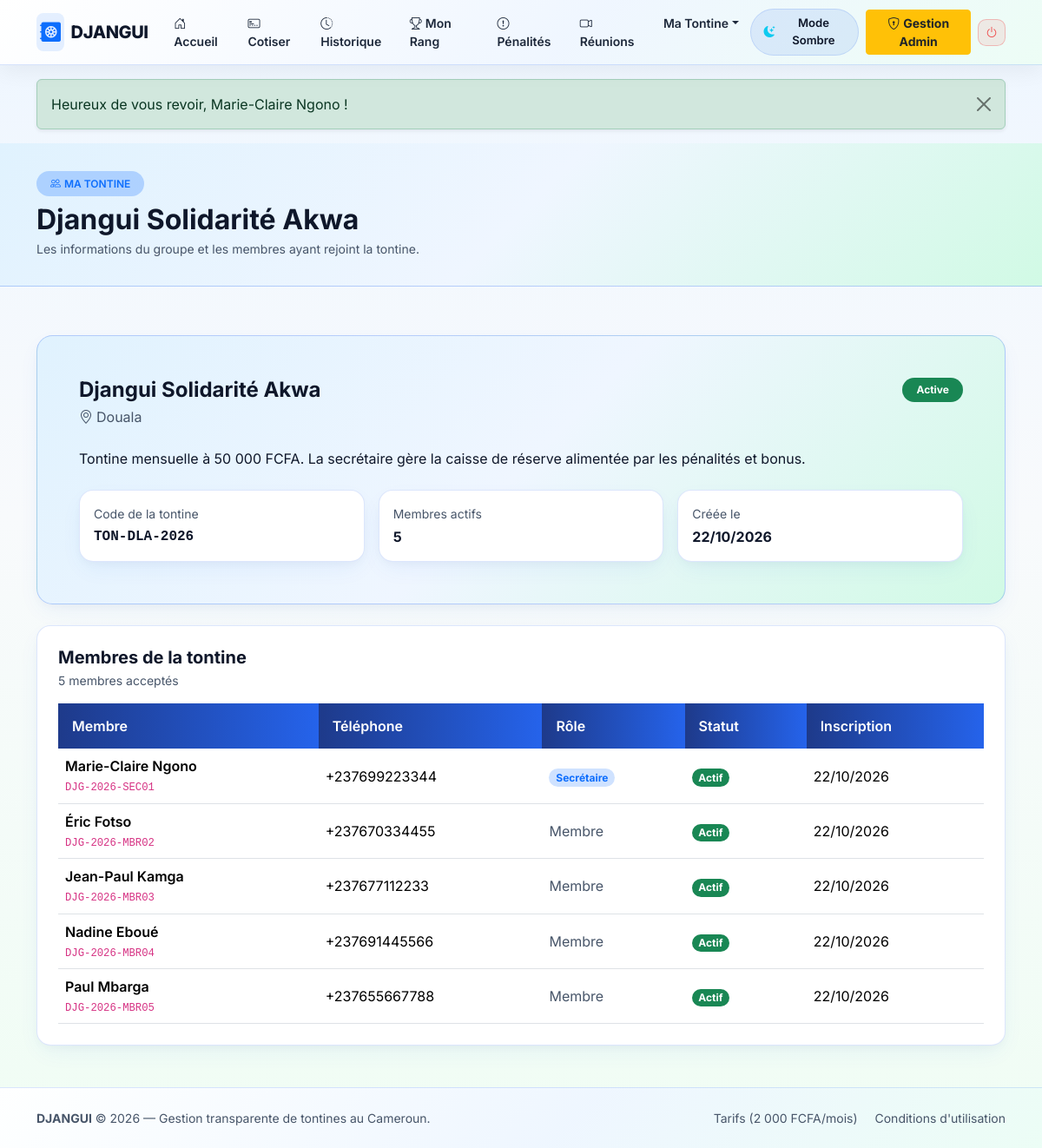
The page /member/tontine.php (signed in) on the database its author committed.
### tables this page shows
CREATE TABLE tontines (
    id INT UNSIGNED AUTO_INCREMENT PRIMARY KEY,
    code_tontine VARCHAR(20) NOT NULL,
    code_invitation VARCHAR(24) NOT NULL,
    nom VARCHAR(120) NOT NULL,
    description TEXT DEFAULT NULL,
    ville VARCHAR(80) NOT NULL DEFAULT 'Douala',
    devise CHAR(4) NOT NULL DEFAULT 'FCFA',
    solde_caisse_reserve DECIMAL(12,2) NOT NULL DEFAULT 0.00 COMMENT 'Caisse geree par l admin (penalites, bonus, reliquats)',
    statut ENUM('active', 'suspendue', 'fermee') NOT NULL DEFAULT 'active',
    date_debut_essai DATETIME NOT NULL,
    date_fin_essai DATETIME NOT NULL,
    statut_abonnement ENUM('essai', 'actif', 'expire') NOT NULL DEFAULT 'essai',
    abonnement_valide_jusqua DATETIME DEFAULT NULL,
    admin_id INT UNSIGNED NOT NULL COMMENT 'UNIQUE : 1 admin/secretaire ne gere qu une seule tontine',
    created_at DATETIME NOT NULL DEFAULT CURRENT_TIMESTAMP,
    updated_at DATETIME NOT NULL DEFAULT CURRENT_TIMESTAMP ON UPDATE CURRENT_TIMESTAMP,

    CONSTRAINT uq_tontines_code UNIQUE (code_tontine),
    CONSTRAINT uq_tontines_invitation UNIQUE (code_invitation),
    CONSTRAINT uq_tontines_admin UNIQUE (admin_id),
    CONSTRAINT chk_tontines_caisse CHECK (solde_caisse_reserve >= 0),
    CONSTRAINT fk_tontines_admin FOREIGN KEY (admin_id) REFERENCES users(id) ON DELETE RESTRICT ON UPDATE CASCADE,
    INDEX idx_tontines_statut (statut, statut_abonnement)
);

CREATE TABLE users (
    id INT UNSIGNED AUTO_INCREMENT PRIMARY KEY,
    code_public VARCHAR(24) NOT NULL COMMENT 'Identifiant public pour le QR Code (sans donnees sensibles)',
    username VARCHAR(50) NOT NULL,
    password_hash VARCHAR(255) NOT NULL,
    nom_complet VARCHAR(120) NOT NULL,
    telephone VARCHAR(20) NOT NULL,
    email VARCHAR(150) DEFAULT NULL,
    numero_cni VARCHAR(60) DEFAULT NULL COMMENT 'Donnee sensible visible uniquement par l admin',
    role ENUM('admin', 'member') NOT NULL DEFAULT 'member',
    statut_membre ENUM('actif', 'inactif', 'sorti') NOT NULL DEFAULT 'actif',
    statut_validation ENUM('en_attente', 'accepte') NOT NULL DEFAULT 'accepte',
    canal_paiement ENUM('momo', 'om', 'especes') NOT NULL DEFAULT 'momo',
    telephone_paiement VARCHAR(20) NOT NULL COMMENT 'Numero MoMo/OM qui envoie les cotisations et recoit le pot',
    tentatives_echouees TINYINT UNSIGNED NOT NULL DEFAULT 0,
    blocage_jusqua DATETIME DEFAULT NULL,
    reset_token VARCHAR(100) DEFAULT NULL,
    reset_expire_at DATETIME DEFAULT NULL,
    tontine_id INT UNSIGNED DEFAULT NULL COMMENT '1 seule tontine autorisee par compte',
    created_at DATETIME NOT NULL DEFAULT CURRENT_TIMESTAMP,
    updated_at DATETIME NOT NULL DEFAULT CURRENT_TIMESTAMP ON UPDATE CURRENT_TIMESTAMP,

    CONSTRAINT uq_users_code_public UNIQUE (code_public),
    CONSTRAINT uq_users_username UNIQUE (username),
    CONSTRAINT uq_users_telephone UNIQUE (telephone),
    CONSTRAINT uq_users_email UNIQUE (email),
    INDEX idx_users_tontine_statut (tontine_id, statut_membre)
);

### includes/functions.php (called while the page is built, shortened)
<?php
function e($texte) {
    return htmlspecialchars((string)$texte, ENT_QUOTES, 'UTF-8');
}

### member/tontine.php (the view, shortened to what this page needs)
<?php
require_once __DIR__ . '/../includes/db.php';
require_once __DIR__ . '/../includes/functions.php';
$tontine_id = (int)($_SESSION['tontine_id'] ?? 0);
$stmtTontine = $pdo->prepare("
    SELECT nom, code_tontine, description, ville, devise, statut, created_at
    FROM tontines
    WHERE id = ?
    LIMIT 1
");
$stmtTontine->execute([$tontine_id]);
$tontine = $stmtTontine->fetch();
$stmtMembres = $pdo->prepare("
    SELECT nom_complet, telephone, role, statut_membre, code_public, created_at
    FROM users
    WHERE tontine_id = ? AND statut_validation = 'accepte'
    ORDER BY (role = 'admin') DESC,
             CASE statut_membre WHEN 'actif' THEN 0 WHEN 'inactif' THEN 1 ELSE 2 END,
             nom_complet ASC
");
$stmtMembres->execute([$tontine_id]);
$membres = $stmtMembres->fetchAll();
$nb_actifs = count(array_filter($membres, static function ($membre) {
    return $membre['statut_membre'] === 'actif';
}));
$statuts_tontine = [
    'active' => ['label' => 'Active', 'badge' => 'success'],
    'suspendue' => ['label' => 'Suspendue', 'badge' => 'warning text-dark'],
    'fermee' => ['label' => 'Fermée', 'badge' => 'secondary'],
];
$statut_tontine = $statuts_tontine[$tontine['statut']] ?? ['label' => ucfirst($tontine['statut']), 'badge' => 'secondary'];
require_once __DIR__ . '/../includes/header.php';
require_once __DIR__ . '/../includes/navbar.php';
?>
<div class="page-header-dark">
    <div class="container">
        <span class="badge bg-primary bg-opacity-25 text-primary px-3 py-2 rounded-pill fw-semibold mb-2">
            <i class="bi bi-people me-1"></i>MA TONTINE
        </span>
        <h1 class="fw-bold h2 mb-1"><?= e($tontine['nom']) ?></h1>
        <p class="text-muted small mb-0">Les informations du groupe et les membres ayant rejoint la tontine.</p>
    </div>
</div>
<main class="container pb-5">
    <section class="card-accent-djangui p-4 p-md-5 mt-4" aria-labelledby="tontine-title">
        <div class="d-flex flex-wrap justify-content-between align-items-start gap-3 mb-4">
            <div>
                <h2 id="tontine-title" class="h4 fw-bold mb-1"><?= e($tontine['nom']) ?></h2>
                <p class="text-muted mb-0"><i class="bi bi-geo-alt me-1"></i><?= e($tontine['ville']) ?></p>
            </div>
            <span class="badge bg-<?= e($statut_tontine['badge']) ?> rounded-pill px-3 py-2"><?= e($statut_tontine['label']) ?></span>
        </div>
        <?php if (!empty($tontine['description'])): ?>
            <p class="mb-4"><?= nl2br(e($tontine['description'])) ?></p>
        <?php else: ?>
            <p class="text-muted small mb-4">Aucune description n’a été renseignée pour cette tontine.</p>
        <?php endif; ?>
        <div class="row g-3">
            <div class="col-sm-6 col-lg-4">
                <div class="card card-djangui p-3 h-100">
                    <div class="text-muted small">Code de la tontine</div>
                    <div class="fw-bold font-monospace mt-1"><?= e($tontine['code_tontine']) ?></div>
                </div>
            </div>
            <div class="col-sm-6 col-lg-4">
                <div class="card card-djangui p-3 h-100">
                    <div class="text-muted small">Membres actifs</div>
                    <div class="fw-bold mt-1"><?= $nb_actifs ?></div>
                </div>
            </div>
            <div class="col-sm-6 col-lg-4">
                <div class="card card-djangui p-3 h-100">
                    <div class="text-muted small">Créée le</div>
                    <div class="fw-bold mt-1"><?= date('d/m/Y', strtotime($tontine['created_at'])) ?></div>
                </div>
            </div>
        </div>
    </section>
    <section class="card card-djangui p-4 mt-4" aria-labelledby="membres-title">
        <div class="d-flex flex-wrap justify-content-between align-items-center gap-2 mb-3">
            <div>
                <h2 id="membres-title" class="h5 fw-bold mb-1">Membres de la tontine</h2>
                <p class="text-muted small mb-0"><?= count($membres) ?> membre<?= count($membres) > 1 ? 's' : '' ?> accepté<?= count($membres) > 1 ? 's' : '' ?></p>
            </div>
        </div>
        <?php if (empty($membres)): ?>
            <div class="p-4 rounded-3 box-adaptive text-center text-muted">
                <i class="bi bi-people fs-2 d-block mb-2"></i>
                Aucun membre accepté pour le moment.
            </div>
        <?php else: ?>
            <div class="table-responsive">
                <table class="table table-djangui align-middle mb-0">
                    <thead>
                        <tr>
                            <th>Membre</th>
                            <th>Téléphone</th>
                            <th>Rôle</th>
                            <th>Statut</th>
                            <th>Inscription</th>
                        </tr>
                    </thead>
                    <tbody>
                        <?php foreach ($membres as $membre): ?>
                            <?php
                                $badge_statut = match ($membre['statut_membre']) {
                                    'actif' => 'success',
                                    'inactif' => 'warning text-dark',
                                    default => 'secondary',
                                };
                            ?>
                            <tr>
                                <td>
                                    <div class="fw-semibold"><?= e($membre['nom_complet']) ?></div>
                                    <div class="small text-muted"><code><?= e($membre['code_public']) ?></code></div>
                                </td>
                                <td><?= e($membre['telephone']) ?></td>
                                <td>
                                    <?php if ($membre['role'] === 'admin'): ?>
                                        <span class="badge bg-primary-subtle text-primary rounded-pill">Secrétaire</span>
                                    <?php else: ?>
                                        <span class="text-muted">Membre</span>
                                    <?php endif; ?>
                                </td>
                                <td><span class="badge bg-<?= e($badge_statut) ?> rounded-pill"><?= e(ucfirst($membre['statut_membre'])) ?></span></td>
                                <td><?= date('d/m/Y', strtotime($membre['created_at'])) ?></td>
                            </tr>
                        <?php endforeach; ?>
                    </tbody>
                </table>
            </div>
        <?php endif; ?>
    </section>
</main>
<?php require_once __DIR__ . '/../includes/footer.php'; ?>

### assets/css/style.css (style rules this page uses)
:root, [data-theme="light"] { --dj-bg-body: #f4f8fb; --dj-bg-body-gradient: linear-gradient(180deg, #eef6ff 0%, #f8fafc 45%, #f0fdf4 100%); --dj-bg-card: #fff; --dj-bg-section-alt: linear-gradient(135deg, #ffffff 0%, #f0f7ff 60%, #ecfdf5 100%); --dj-bg-box: #f1f5f9; --dj-text-main: #0f172a; --dj-text-muted: #475569; --dj-border-color: rgba(37, 99, 235, 0.16); --dj-navbar-bg: linear-gradient(135deg, rgba(255, 255, 255, 0.96) 0%, rgba(239, 246, 255, 0.96) 55%, rgba(236, 253, 245, 0.96) 100%); --dj-navbar-border: rgba(37, 99, 235, 0.18); --dj-navbar-shadow: 0 6px 24px rgba(15, 23, 42, 0.06); --dj-nav-link: #1e293b; --dj-nav-link-hover-bg: rgba(37, 99, 235, 0.10); --dj-nav-link-active: #2563eb; --dj-brand-text: #0f172a; --dj-hero-overlay: linear-gradient(125deg, rgba(255, 255, 255, 0.93) 0%, rgba(224, 242, 254, 0.88) 52%, rgba(209, 250, 229, 0.84) 100%); --dj-hero-title: #0f172a; --dj-hero-subtitle: #1e293b; --dj-hero-shadow: 0 2px 10px rgba(255, 255, 255, 0.8); --dj-hero-badge-bg: rgba(37, 99, 235, 0.10); --dj-hero-badge-border: rgba(37, 99, 235, 0.30); --dj-hero-invite-bg: rgba(255, 255, 255, 0.88); --dj-hero-invite-border: rgba(37, 99, 235, 0.25); --dj-phone-frame: linear-gradient(145deg, #ffffff 0%, #e2e8f0 100%); --dj-phone-border: #cbd5e1; --dj-phone-screen: #f8fafc; --dj-phone-tx-bg: #ffffff; --dj-phone-pot-bg: linear-gradient(135deg, #2563eb 0%, #0284c7 60%, #059669 100%); --dj-accent-card-bg: linear-gradient(135deg, #e0f2fe 0%, #eff6ff 50%, #d1fae5 100%); --dj-accent-card-border: rgba(37, 99, 235, 0.28); --dj-accent-card-text: #0f172a; --dj-accent-subbox-bg: rgba(255, 255, 255, 0.85); --dj-card-shadow: 0 10px 28px -6px rgba(37, 99, 235, 0.08), 0 4px 12px -3px rgba(15, 23, 42, 0.04); --dj-hover-shadow: 0 20px 38px -8px rgba(37, 99, 235, 0.22); --dj-table-head-bg: linear-gradient(90deg, #1e3a8a 0%, #2563eb 100%); --dj-table-head-text: #ffffff; --dj-blue: #2563eb; --dj-emerald: #059669; }
body { background: var(--dj-bg-body-gradient); background-color: var(--dj-bg-body); color: var(--dj-text-main); font-family: 'Inter', system-ui, -apple-system, sans-serif; min-height: 100vh; display: flex; flex-direction: column; transition: background 0.3s ease, color 0.25s ease; overflow-x: hidden; }
.text-muted { color: var(--dj-text-muted) !important; }
.card-djangui { background-color: var(--dj-bg-card); color: var(--dj-text-main); border: 1px solid var(--dj-border-color); border-radius: 1rem; box-shadow: var(--dj-card-shadow); transition: transform 0.28s ease, box-shadow 0.28s ease, border-color 0.28s ease, background-color 0.25s ease; }
.card-dark-djangui, .card-accent-djangui { background: var(--dj-accent-card-bg); color: var(--dj-accent-card-text); border: 1px solid var(--dj-accent-card-border); border-radius: 1.15rem; box-shadow: var(--dj-card-shadow); transition: all 0.28s ease; }
.page-header-dark { background: var(--dj-accent-card-bg); color: var(--dj-accent-card-text); padding: 2rem 0; margin-bottom: 2rem; border-bottom: 1px solid var(--dj-accent-card-border); }
.table-djangui thead th { background: var(--dj-table-head-bg); color: var(--dj-table-head-text); font-weight: 600; border: none; padding: 0.9rem 1rem; }

### rows shown on the page
tontines: nom "Djangui Solidarité Akwa", ville "Douala", statut "Active", description "Tontine mensuelle à 50 000 FCFA. La secrétaire gère la caisse de réserve alimentée par les pénalités et bonus.", code_tontine "TON-DLA-2026", created_at "22/10/2026"
users: nom_complet "Marie-Claire Ngono", code_public "DJG-2026-SEC01", telephone "+237699223344", role "Secrétaire", statut_membre "Actif", created_at "22/10/2026"
users: nom_complet "Éric Fotso", code_public "DJG-2026-MBR02", telephone "+237670334455", role "Membre", statut_membre "Actif", created_at "22/10/2026"
users: nom_complet "Jean-Paul Kamga", code_public "DJG-2026-MBR03", telephone "+237677112233", role "Membre", statut_membre "Actif", created_at "22/10/2026"
users: nom_complet "Nadine Eboué", code_public "DJG-2026-MBR04", telephone "+237691445566", role "Membre", statut_membre "Actif", created_at "22/10/2026"
users: nom_complet "Paul Mbarga", code_public "DJG-2026-MBR05", telephone "+237655667788", role "Membre", statut_membre "Actif", created_at "22/10/2026"

### other values the page prints
$_SESSION['flash_texte'] "Heureux de vous revoir, Marie-Claire Ngono !"
$nb_actifs "5"
count($membres) "5"
